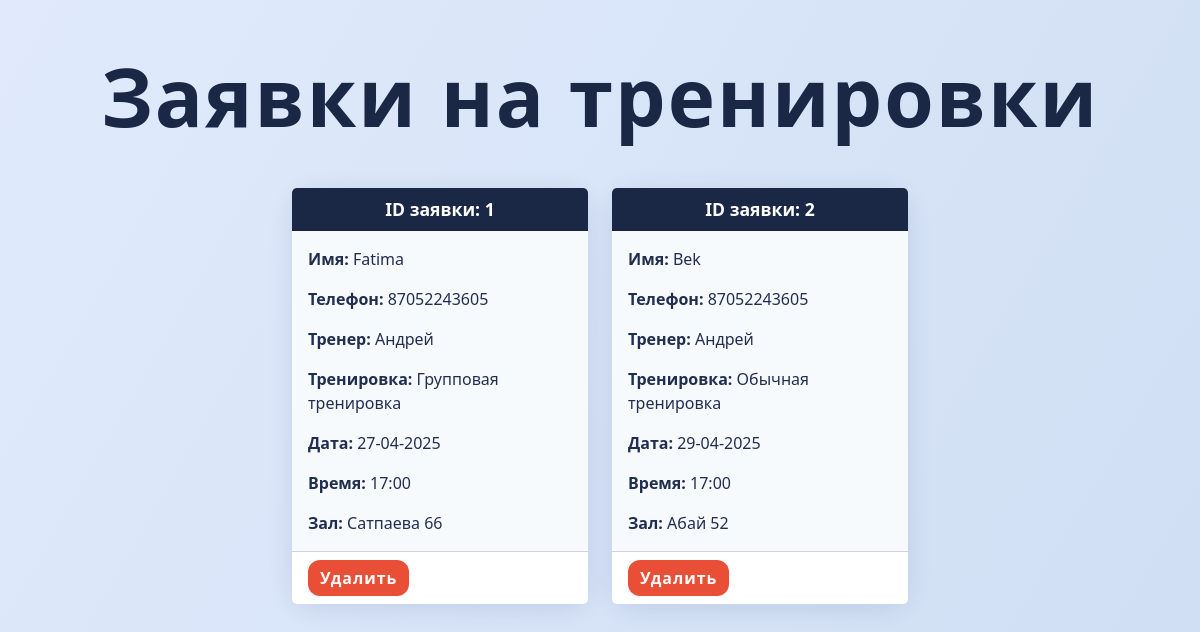
The page / on the database its author committed.
### tables this page shows
CREATE TABLE bookings (
            id INTEGER PRIMARY KEY,
            name TEXT,
            phone TEXT,
            trainer TEXT,
            workout TEXT,
            date TEXT,
            time TEXT,
            gym TEXT
        );

### app.py (the view)
@app.route("/")
def bookings():
    data = get_bookings()
    return render_template("bookings.html", bookings=data)

### database.py (called while the page is built)
def get_bookings():
    conn = sqlite3.connect(DB_NAME)
    cursor = conn.cursor()
    cursor.execute(
        "SELECT id, name, phone, trainer, workout, date, time, gym FROM bookings"
    )
    bookings = cursor.fetchall()
    conn.close()
    return bookings

### templates/bookings.html (shortened to what this page needs)
<!DOCTYPE html>
<html lang="en">
  <head>
    <link href="https://cdn.jsdelivr.net/npm/bootstrap@5.3.3/dist/css/bootstrap.min.css" rel="stylesheet" />
  </head>
  <body>
    <div class="pt-5 pb-5 container">
      <h1 class="display-1 mb-4">Заявки на тренировки</h1>
      <div class="row justify-content-center">
        {% for booking in bookings %}
          <div class="col-md-3 mb-4 d-flex align-items-stretch">
            <div class="card mb-3 w-100">
              <div class="card-header">ID заявки: {{ booking.0 }}</div>
              <div class="card-body">
                <p class="card-text"><b>Имя:</b> {{ booking.1 }}</p>
                <p class="card-text"><b>Телефон:</b> {{ booking.2 }}</p>
                <p class="card-text"><b>Тренер:</b> {{ booking.3 }}</p>
                <p class="card-text"><b>Тренировка:</b> {{ booking.4 }}</p>
                <p class="card-text"><b>Дата:</b> {{ booking.5 }}</p>
                <p class="card-text"><b>Время:</b> {{ booking.6 }}</p>
                <p class="card-text"><b>Зал:</b> {{ booking.7 }}</p>
              </div>
              <div class="card-footer">
                <form action="{{ url_for('delete', booking_id=booking.0) }}" method="post">
                  <button type="submit" class="btn btn-danger">Удалить</button>
                </form>
              </div>
            </div>
          </div>
        {% endfor %}
      </div>
    </div>
  </body>
</html>

### templates/bookings.html (style rules this page uses)
body { background: linear-gradient(120deg, #e0eafc 0%, #cfdef3 100%); min-height: 100vh; }
.display-1 { color: #1b2845; font-weight: 700; letter-spacing: 2px; text-align: center; padding-bottom: 20px; }
.card { border-radius: 22px; box-shadow: 0 4px 24px rgba(30, 60, 114, 0.12); background: #fff; border: none; }
.card-header { background: #1b2845; color: #fff; font-size: 1.1rem; font-weight: 600; border-radius: 22px 22px 0 0; text-align: center; }
.card-body { background: #f7fafc; color: #222e50; }
.card-footer { background: #fff; border-radius: 0 0 22px 22px; }
.btn-danger { background: #e94f37; border: none; font-weight: 600; letter-spacing: 1px; border-radius: 12px; transition: background 0.2s; }
.col-md-3 { min-width: 320px; }

### rows shown on the page
bookings: id "1", name "Fatima", phone "87052243605", trainer "Андрей", workout "Групповая тренировка", date "27-04-2025", time "17:00", gym "Сатпаева 66"
bookings: id "2", name "Bek", phone "87052243605", trainer "Андрей", workout "Обычная тренировка", date "29-04-2025", time "17:00", gym "Абай 52"
